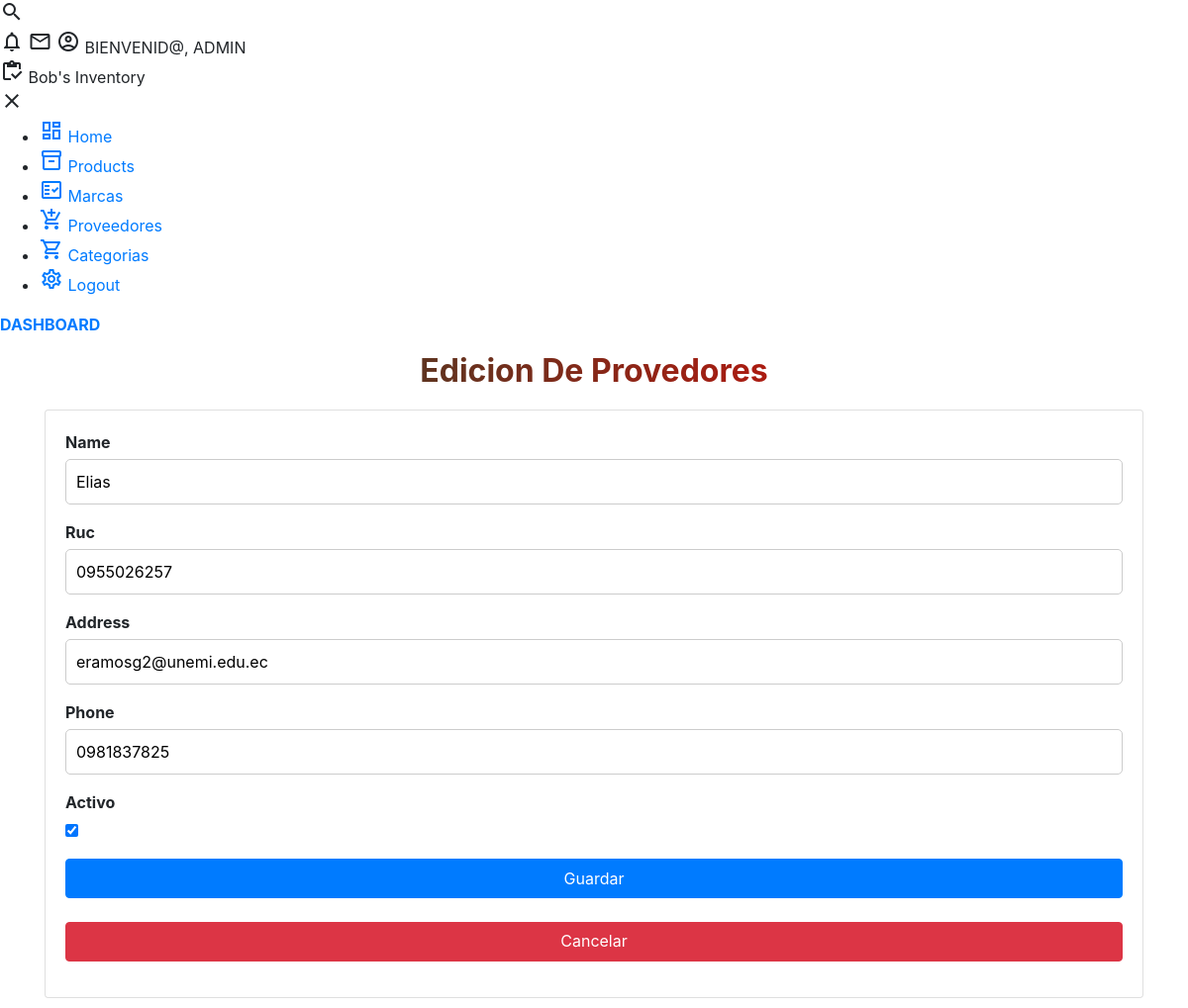
Page /supplier_update/7/ (signed in) on the committed database.
### core/models.py (models this page shows, shortened)
class Supplier(models.Model):
    name = models.CharField(max_length=100)
    ruc = models.CharField(max_length=13,validators=[valida_cedula],unique=True)
    address = models.CharField(max_length=200)
    phone = models.CharField(max_length=20,validators=[phone_regex])
    user = models.ForeignKey(User,on_delete=models.CASCADE)
    created = models.DateTimeField(auto_now_add=True)
    updated = models.DateTimeField(auto_now=True)
    state = models.BooleanField('Activo', default = True)
    class Meta:
        verbose_name = 'Proveedor'
        verbose_name_plural = 'Proveedores'
        ordering = ['name']
        indexes = [models.Index(fields=['name']),]

### core/views.py (the view)
# urls.py: path('supplier_update/<int:id>/', views.supplier_update,name='supplier_update'),
@login_required
def supplier_update(request,id):
    data = {"title1": "Supplier","title2": "Edicion De Provedores"}
    supplier = Supplier.objects.get(pk=id)
    if request.method == "POST":
        form = SupplierForm(request.POST,request.FILES, instance=supplier)
        if form.is_valid():
            try:
                form.save()
                return redirect("core:supplier_list")
            except IntegrityError:
               data["error"]="Ocurrió un error de integridad de datos. Por favor, revise su entrada."
            except Exception as e:
                data["error"] = str(e)
        else:
            data["error"]="Por favor, corrija los errores en el formulario."
        data["form"] = form
    else:
        form = SupplierForm(instance=supplier)
        data["form"]=form
    return render(request, "core/suppliers/form.html", data)

### core/forms.py
class SupplierForm(forms.ModelForm):
    class Meta:
        model=Supplier
        fields=['name','ruc','address','phone','state']

### templates/core/suppliers/form.html (shortened to what this page needs)
{% extends 'base.html' %}
{% block content %}
<div class="container">
    <h2 class="title">{{title2}}</h2>
    <form method="post" enctype="multipart/form-data" class="card card-body">
        {% for field in form %}
        <div class="form-group">
            <label for="{{ field.id_for_label }}">{{ field.label }}</label>
            {{ field }}
        </div>
        {% endfor %}
        <div class="form-group">
            <button type="submit" class="btn btn-primary btn-block">Guardar</button>
            <br>
            <a href={% url 'core:supplier_list' %} class="btn btn-danger btn-block"> Cancelar </a>
        </div>
    </form>
</div>
{% endblock content  %}

### templates/base.html (shortened to what this page needs)
<!DOCTYPE html>
<html lang="en">
  <head>
    {% load static %}
    <link rel="stylesheet" href={% static 'css/main.css' %}>
    <link rel="stylesheet" href={% static 'css/main2.css' %}>
    <link href="https://stackpath.bootstrapcdn.com/bootstrap/4.5.2/css/bootstrap.min.css" rel="stylesheet">
  </head>
  <body>
    <div class="grid-container">
      <header class="header">
        <div class="header-left">
          <span class="material-icons-outlined">search</span>
        </div>
        <div class="header-right">
          <span class="material-icons-outlined">notifications</span>
          <span class="material-icons-outlined">email</span>
          <span class="material-icons-outlined">account_circle</span> BIENVENID@, {{ user|upper }}
      </header>
      <aside id="sidebar">
        <div class="sidebar-title">
          <div class="sidebar-brand">
            <span class="material-icons-outlined">inventory</span> Bob's Inventory
          </div>
          <span class="material-icons-outlined" onclick="closeSidebar()">close</span>
        </div>
        <ul class="sidebar-list">
          <li class="sidebar-list-item">
            <a href={% url 'home' %}>
              <span class="material-icons-outlined">dashboard</span> Home
          </li>
          <li class="sidebar-list-item">
            <a href={% url 'core:product_list' %}>
              <span class="material-icons-outlined">inventory_2</span> Products
          </li>
          <li class="sidebar-list-item">
            <a href={% url 'core:brand_list' %}>
              <span class="material-icons-outlined">fact_check</span> Marcas
          </li>
          <li class="sidebar-list-item">
            <a href={% url 'core:supplier_list' %}>
              <span class="material-icons-outlined">add_shopping_cart</span> Proveedores
          </li>
          <li class="sidebar-list-item">
            <a href={% url 'core:category_list' %}>
              <span class="material-icons-outlined">shopping_cart</span> Categorias
          </li>
          <li class="sidebar-list-item">
            <a href={% url 'core:logout' %}>
              <span class="material-icons-outlined">settings</span> Logout
          </li>
        </ul>
      </aside>
      <main class="main-container">
        <div class="main-title">
          <p class="font-weight-bold" style="color: #007bff;">DASHBOARD</p>
        </div>
       {% block content %}
       {% endblock content %}
      </main>
    </div>
  </body>
</html>

### static/css/main.css (style rules this page uses)
body { font-family: 'Roboto', sans-serif; margin: 0; padding: 0; background-color: #f8f8f8; color: #333333; }
h1, h2, h3, h4, h5, h6 { margin-top: 0; color: rgb(97, 5, 97); }
p { margin-top: 0; color: white; }
a { color: #007bff; text-decoration: none; }
.title { font-size: 2em; font-weight: bold; background: linear-gradient(to right, rgb(11, 79, 48), red); -webkit-background-clip: text; background-clip: text; color: transparent; text-align: center; margin-bottom: 20px; }
.container { margin:10px 20px; }
.form-group { margin-bottom: 20px; }
.form-group label { font-weight: bold; display: block; margin-bottom: 5px; }
.form-group input[type="text"], .form-group select { width: 100%; padding: 10px; border: 1px solid #ccc; border-radius: 5px; transition: border-color 0.3s; }
.btn { height: 40px; color: #fff; border: none; padding: 10px 20px; border-radius: 5px; cursor: pointer; transition: background-color 0.3s; }

### static/css/main2.css (style rules this page uses)
body { background-color: #0073d7; color: #333; }

### rows in the picture
Supplier: form "Elias" "0955026257" "eramosg2@unemi.edu.ec" "0981837825" "☑"

### other values in the picture
{{ user|upper }} "ADMIN"
{{ field.label }} "Name" "Ruc" "Address" "Phone" "Activo"
